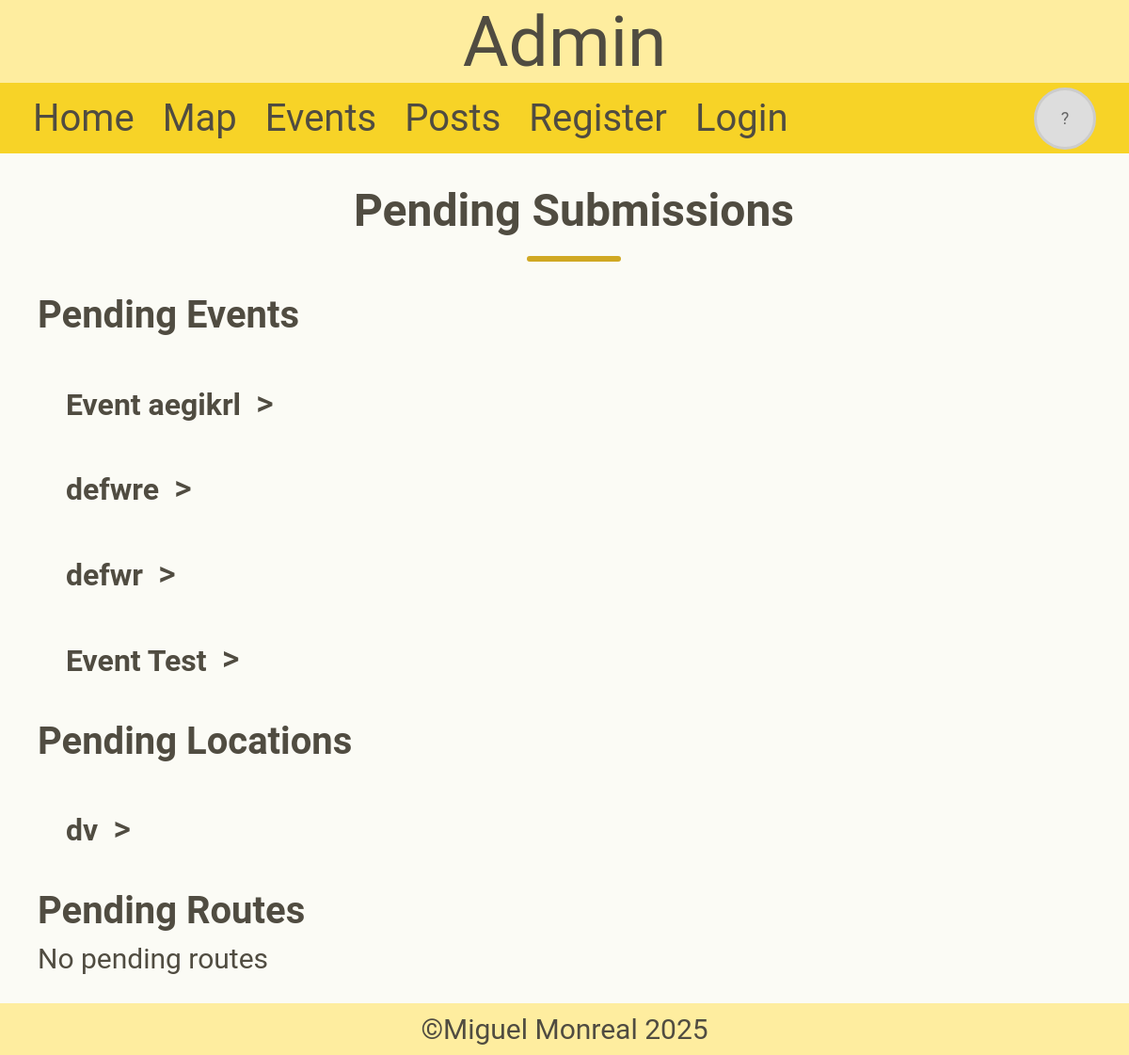
/admin, run on an earlier commit of the app's database.
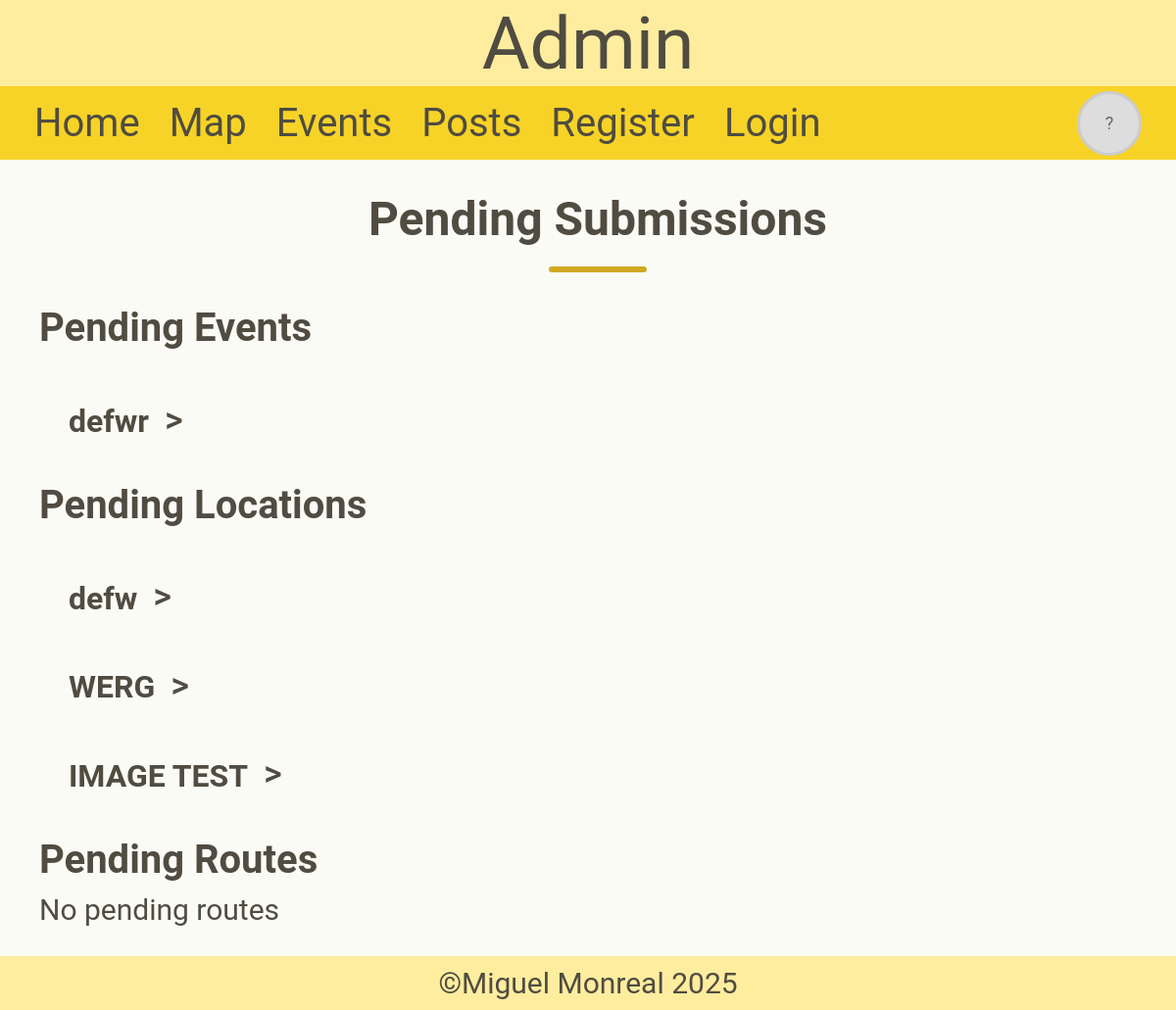
And on a later commit of the database.
### tables this page shows
CREATE TABLE Event (id INTEGER PRIMARY KEY NOT NULL, name TEXT NOT NULL, post_date TEXT NOT NULL, start_date TEXT NOT NULL, end_date TEXT, description TEXT NOT NULL, full_description TEXT, location_id INTEGER REFERENCES Location (id), account_id INTEGER REFERENCES Account (id) NOT NULL, start_time TEXT NOT NULL, end_time TEXT, image TEXT, pending INTEGER (1));

CREATE TABLE Location (id INTEGER PRIMARY KEY NOT NULL, name TEXT NOT NULL, coordinates TEXT NOT NULL, setting_id REFERENCES Setting (id), image TEXT, pending INTEGER (1));

### app.py (the view)
@app.route("/admin")
def admin():
    con = sqlite3.connect("climbing.db")
    cur = con.cursor()
    cur.execute("""SELECT Route.id, Route.name, Location.name, GROUP_CONCAT(Type.name, ', '), Route.grade, Route.bolts FROM Route
                JOIN Location ON Route.location_id = Location.id
                JOIN Route_Type ON Route.id = Route_Type.route_id
                JOIN Type ON Type.id = Route_Type.type_id
                WHERE Route.pending = 1
                GROUP BY Route.id;""")
    routes = cur.fetchall() # Gets all pending routes and their information
    cur.execute("""SELECT Location.id, Location.name, Location.coordinates, Setting.name, Location.image FROM Location
                JOIN Setting ON Location.setting_id = Setting.id
                WHERE Location.pending = 1;""")
    results = cur.fetchall() # Gets all pending locations and their information
    locations = []
    for result in results:
        coords = result[2].replace(" ", ",")
        row = [result[0], result[1], coords, result[3], result[4]]
        locations.append(row)
    con.row_factory = sqlite3.Row # For dictionary access(I didn't know about this previously)
    cur = con.cursor() # Must make a new cursor due to the change in the con
    cur.execute("""SELECT Event.id, Event.name, start_date, end_date, Event.description, Event.full_description,
                Location.name AS location_name, start_time, end_time, Event.image
                FROM Event
                JOIN Location ON Event.location_id = Location.id
                JOIN Account ON Event.account_id = Account.id
                WHERE Event.pending = 1;""")
    results = cur.fetchall()
    events = [dict(event) for event in results] # Turns it into a dictionary
    con.close()
    return render_template("admin.html", header="Admin", routes=routes, locations=locations, events=events)

### app.py (called while the page is built)
@app.context_processor
def inject_user():
    return {
        "user_id": session.get("user_id"),
        "username": session.get("username"),
        "profile_picture": session.get("profile_picture"),
        "permission_level": session.get("permission_level"),
        "display_name": session.get("display_name"),
        "date": session.get("date"),
    }

### templates/admin.html (shortened to what this page needs)
{% extends 'layout.html' %}
{% block content %}
    <h1>Pending Submissions</h1>
    <div class="divider"></div>
    <h2>Pending Events</h2>
    {% if events %}
        <div class="pending-submissions">
            {% for event in events %}
                <div class="pending-header">
                    <h4>{{ event["name"] }}</h4>
                    <button class="toggle-button" onclick="toggleInfo(this, 'block')" style="top: 15px;">></button>
                </div>
            {% endfor %}
        </div>
    {% else %}
        <p>No pending events</p>
    {% endif %}
    <h2>Pending Locations</h2>
    {% if locations %}
        <div class="pending-submissions">
            {% for location in locations %}
                <div class="pending-header">
                    <h4>{{location[1]}}</h4>
                    <button class="toggle-button" onclick="toggleInfo(this, 'block')" style="top: 15px;">></button>
                </div>
            {% endfor %}
        </div>
    {% else %}
        <p>No pending locations</p>
    {% endif %}
    <h2>Pending Routes</h2>
    {% if routes %}
        <div class="pending-submissions">
            {% for route in routes %}
                <div class="pending-header">
                    <h4>{{route[1]}}</h4>
                    <button class="toggle-button" onclick="toggleInfo(this, 'block')" style="top: 15px;">></button>
                </div>
                <div class="extra-info">
                    <p>Location: {{route[2]}}</p>
                    <p>Type: {{route[3]}}</p>
                    <p>Grade: {{route[4]}}</p>
                    <p>Bolts: {{route[5]}}</p>
                    <form action="{{ url_for('process_submissions') }} " method="POST" style="display: inline;">
                        <input type="hidden" name="id" value="{{ route[0] }}">
                        <input type="hidden" name="type" value="Route">
                        <button type="submit" name="action" value="approve" class="approve-button">Approve</button>
                        <button type="submit" name="action" value="deny" class="deny-button">Deny</button>
                    </form>
                </div>
            {% endfor %}
        </div>
    {% else %}
        <p>No pending routes</p>
    {% endif %}
{% endblock %}

### templates/layout.html (shortened to what this page needs)
<!DOCTYPE html>
<html lang="en">
<head>
    <link rel="stylesheet" href="/static/css/style.css">
    <link rel="stylesheet" href="https://cdnjs.cloudflare.com/ajax/libs/font-awesome/6.2.1/css/all.min.css">
</head>
<body>
    <header>{{ header }}</header>
    <nav class="navbar">
        <ul>
            <li><a href="/">Home</a></li>
            <li><a href="/map">Map</a></li>
            <li><a href="/events">Events</a></li>
            <li><a href="/posts">Posts</a></li>
            {% if not username %}
                <li><a href="/register">Register</a></li>
                <li><a href="/login">Login</a></li>
            {% endif %}
        </ul>
        <a href="/account" class="profile-link">
            <div class="profile">
                {% if profile_picture %}
                    <img src="{{ profile_picture }}" alt="no image found" class="profile-picture">
                {% else %}
                    <div class="profile-placeholder">?</div>
                {% endif %}
            </div>
        </a>
    </nav>
    <main>{% block content %}{% endblock %}</main>
    <footer>&copy;Miguel Monreal 2025</footer>
</body>
</html>

### static/css/style.css (style rules this page uses)
:root { --color-cream: #FBFBF5; --color-sunshine: #FEED9F; --color-gold: #F7D327; --color-mustard: #D0A823; --color-charcoal: #504C41; --color-papyrus: #FFFBEA; }
* { font-family: "roboto"; color: var(--color-charcoal); }
body { margin: 0; font-size: 30px; background-color: var(--color-cream); display: flex; flex-direction: column; min-height: 100vh; }
main { margin-left: 40px; margin-right: 20px; flex: 1; }
header { font-size: 75px; text-align: center; background-color: var(--color-sunshine); }
h1 { font-size: 3rem; font-weight: 700; color: var(--color-charcoal); text-align: center; margin-bottom: 10px; }
h2 { font-size: 2.5rem; font-weight: 600; color: var(--color-charcoal); margin-bottom: 10px; }
h4 { font-size: 2rem; font-weight: 600; color: var(--color-charcoal); margin-bottom: 10px; }
p { margin: 0; }
.divider { height: 6px; width: 100px; background-color: var(--color-mustard); margin: 20px auto; border-radius: 5px; }
footer { background-color: var(--color-sunshine); padding: 10px; text-align: center; color: var(--color-charcoal); margin-top: 30px; }
.navbar { background-color: var(--color-gold); display: flex; justify-content: space-between; align-items: center; min-height: 75px; }
.navbar ul { display: flex; justify-content: flex-start; align-items: stretch; list-style-type: none; padding: 0; margin-left: 20px; margin-top: 0; margin-bottom: 0; overflow: hidden; height: 100%; }
.navbar li { height: 100%; display: flex; align-items: stretch; }
.navbar a { color: var(--color-charcoal); text-decoration: none; padding: 0 15px; text-align: center; font-size: 40px; height: 100%; display: flex; align-items: center; justify-content: center; }
.profile-link { margin-right: 20px; }
.profile { display: flex; justify-content: center; align-items: center; }
.profile-picture, .profile-placeholder { border-radius: 50%; border: 3px solid #ccc; width: 60px; height: 60px; object-fit: cover; }
.profile-placeholder { background-color: #ddd; display: flex; align-items: center; justify-content: center; font-size: 18px; color: #666; }
.toggle-button { position: relative; cursor: pointer; font-size: 1.2em; border: none; background: none; font-weight: 500; }
.pending-header { display: flex; align-items: center; gap: 10px; justify-content: flex-start; }
.pending-submissions { margin-left: 30px; }

What changed in the data, as far as the page shows it:
removed Event: name "Event aegikrl"
removed Event: name "defwre"
no longer on this page (row edited): Event: name "Event Test"
removed Location: name "dv"
added Location: name "defw"
added Location: name "WERG"
added Location: name "IMAGE TEST"
